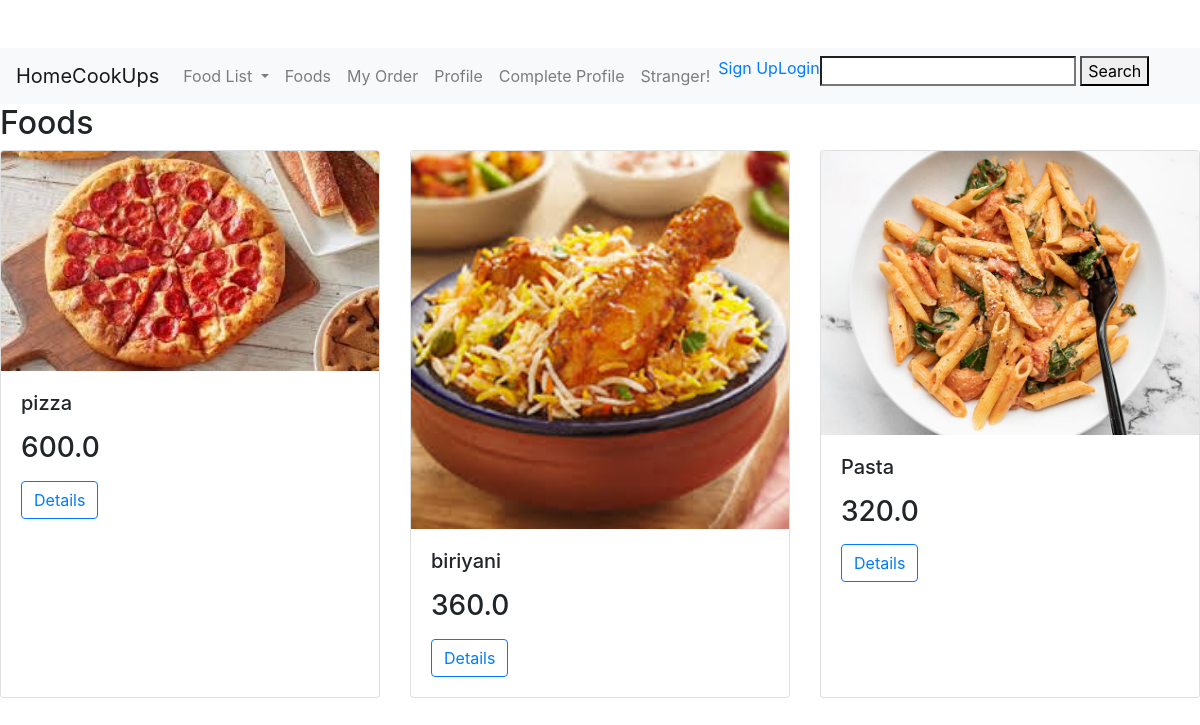
Page /Food/ on the committed database.
### FoodManagement/models.py (models this page shows, shortened)
class Food(models.Model):
    Food_Name = models.CharField(max_length=200)
    Food_Price = models.FloatField(max_length=200)
    Food_Category = models.CharField(max_length=50)
    Food_Image = models.ImageField(upload_to='Foods/images/',blank=True, default="images/default.jpg")
    merchant = models.ForeignKey(Merchant,on_delete=models.SET_NULL,null=True)
    user = models.ForeignKey(User, on_delete=models.SET_NULL, null=True, blank=True)

### FoodManagement/views.py (the view)
# urls.py: path('Food/', food_views.showFoods, name='Food'),
def showFoods(request):
    foodList = Food.objects.all()
    if request.method == 'POST':
        foodList  = Food.objects.filter(Food_Name__icontains = request.POST['search'])
        Food_Category = Food.objects.filter(Food_Category__icontains=request.POST['search'])
        foodList = foodList | Food_Category
    context = {
        'Food': foodList
    }
    return render(request, 'FoodManagement/FoodList.html', context)

### templates/FoodManagement/FoodList.html (shortened to what this page needs)
{% extends 'customer_base.html' %}
{% load static %}
{% block content %}
    <h2>Foods</h2>
    <div class="row row-cols-1 row-cols-md-3">
        {% for f in Food %}
        <div class="col mb-4">
          <div class="card h-100" >
            <img src="{{ f.Food_Image.url }}"class="card-img-top" alt="...">
            <div class="card-body">
              <h5 class="card-title">{{ f.Food_Name }}</h5>
              <p class="card-text">
                  <h3>{{ f.Food_Price }}</h3>
              </p>
                <a href="{{ f.id }}">
                    <button type="button" class="btn btn-outline-primary">Details</button>
                </a>
            </div>
          </div>
        </div>
        {% endfor %}
    </div>
{% endblock content %}

### rows in the picture
Food: Food_Image (picture), Food_Name "pizza", Food_Price "600.0"
Food: Food_Image (picture), Food_Name "biriyani", Food_Price "360.0"
Food: Food_Image (picture), Food_Name "Pasta", Food_Price "320.0"
